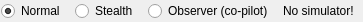
<?xml version="1.0" encoding="UTF-8"?>
<ui version="4.0">
 <class>CLoginModeButtons</class>
 <widget class="QFrame" name="CLoginModeButtons">
  <property name="geometry">
   <rect>
    <x>0</x>
    <y>0</y>
    <width>363</width>
    <height>22</height>
   </rect>
  </property>
  <property name="windowTitle">
   <string>Login mode</string>
  </property>
  <property name="title" stdset="0">
   <string/>
  </property>
  <property name="flat" stdset="0">
   <bool>false</bool>
  </property>
  <layout class="QHBoxLayout" name="hl_LoginMode">
   <property name="spacing">
    <number>10</number>
   </property>
   <property name="leftMargin">
    <number>1</number>
   </property>
   <property name="topMargin">
    <number>1</number>
   </property>
   <property name="rightMargin">
    <number>1</number>
   </property>
   <property name="bottomMargin">
    <number>1</number>
   </property>
   <item alignment="Qt::AlignRight">
    <widget class="QRadioButton" name="rb_LoginNormal">
     <property name="text">
      <string>Normal</string>
     </property>
     <property name="checked">
      <bool>true</bool>
     </property>
    </widget>
   </item>
   <item alignment="Qt::AlignRight">
    <widget class="QRadioButton" name="rb_LoginStealth">
     <property name="text">
      <string>Stealth</string>
     </property>
    </widget>
   </item>
   <item alignment="Qt::AlignRight">
    <widget class="QRadioButton" name="rb_LoginObserver">
     <property name="text">
      <string>Observer (co-pilot)</string>
     </property>
    </widget>
   </item>
   <item>
    <widget class="QLabel" name="lbl_NoSimulator">
     <property name="text">
      <string>No simulator!</string>
     </property>
    </widget>
   </item>
   <item>
    <spacer name="hs_LoginModeButtons">
     <property name="orientation">
      <enum>Qt::Horizontal</enum>
     </property>
     <property name="sizeHint" stdset="0">
      <size>
       <width>40</width>
       <height>20</height>
      </size>
     </property>
    </spacer>
   </item>
  </layout>
 </widget>
 <resources/>
 <connections/>
</ui>
